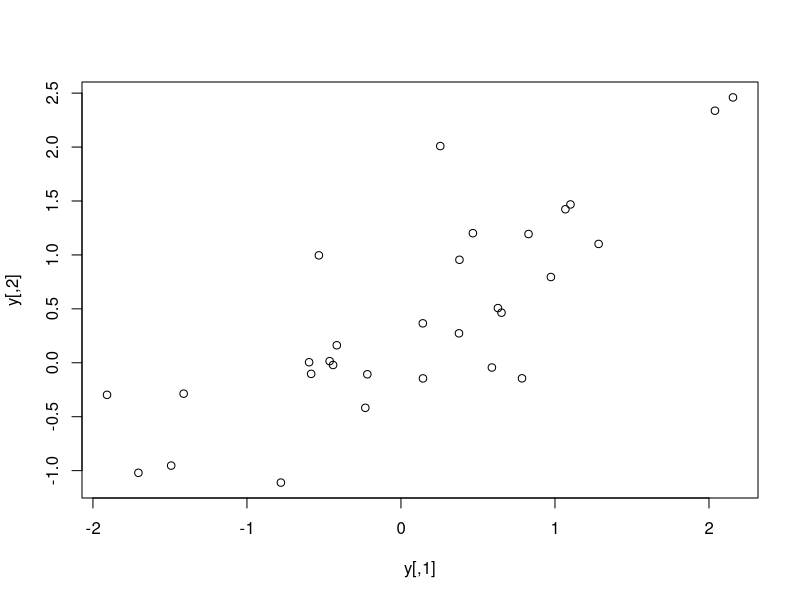

Write R code to recreate this figure.
## ---- chunk 1
  library(mvtnorm)
  vector.of.means <- c(0,0)
  cov.matrix <- matrix(c(1,0.8,0.8,1), 2,2) 
  cov.matrix
  y <- rmvnorm(n=30, mean=vector.of.means, sigma=cov.matrix)
  y
  plot(y)
